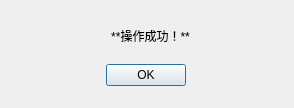
<?xml version="1.0" encoding="UTF-8"?>
<ui version="4.0">
 <class>successDialog</class>
 <widget class="QDialog" name="successDialog">
  <property name="geometry">
   <rect>
    <x>0</x>
    <y>0</y>
    <width>294</width>
    <height>108</height>
   </rect>
  </property>
  <property name="windowTitle">
   <string>操作成功</string>
  </property>
  <widget class="QDialogButtonBox" name="successButton">
   <property name="geometry">
    <rect>
     <x>100</x>
     <y>60</y>
     <width>91</width>
     <height>31</height>
    </rect>
   </property>
   <property name="orientation">
    <enum>Qt::Horizontal</enum>
   </property>
   <property name="standardButtons">
    <set>QDialogButtonBox::Ok</set>
   </property>
   <property name="centerButtons">
    <bool>true</bool>
   </property>
  </widget>
  <widget class="QLabel" name="successLabel">
   <property name="geometry">
    <rect>
     <x>50</x>
     <y>20</y>
     <width>201</width>
     <height>31</height>
    </rect>
   </property>
   <property name="text">
    <string>**操作成功！**</string>
   </property>
   <property name="textFormat">
    <enum>Qt::MarkdownText</enum>
   </property>
   <property name="alignment">
    <set>Qt::AlignCenter</set>
   </property>
  </widget>
 </widget>
 <resources/>
 <connections>
  <connection>
   <sender>successButton</sender>
   <signal>accepted()</signal>
   <receiver>successDialog</receiver>
   <slot>accept()</slot>
   <hints>
    <hint type="sourcelabel">
     <x>248</x>
     <y>254</y>
    </hint>
    <hint type="destinationlabel">
     <x>157</x>
     <y>274</y>
    </hint>
   </hints>
  </connection>
  <connection>
   <sender>successButton</sender>
   <signal>rejected()</signal>
   <receiver>successDialog</receiver>
   <slot>reject()</slot>
   <hints>
    <hint type="sourcelabel">
     <x>316</x>
     <y>260</y>
    </hint>
    <hint type="destinationlabel">
     <x>286</x>
     <y>274</y>
    </hint>
   </hints>
  </connection>
 </connections>
</ui>
